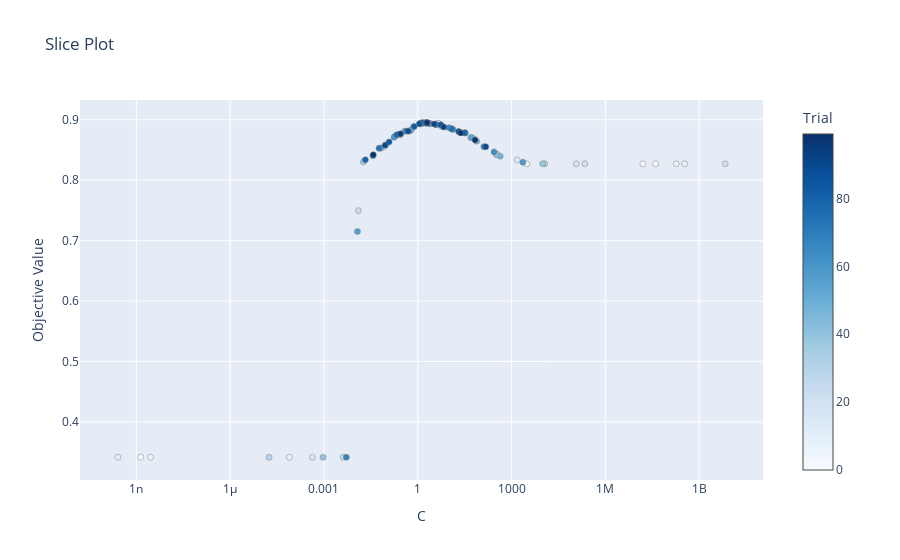

The notebook cell this image was saved under:
### Markdown cell above
## AAC

### Code cell
feat_type = "AAC"
study = joblib.load(os.path.join(config["model_save_loc"],feat_type,sel_model[feat_type],"study.sav"))
    
with open(os.path.join(config["model_save_loc"],feat_type,sel_model[feat_type],"best_params.json"),"r") as f0:
    params = json.load(f0)
 

optuna.visualization.plot_slice(study)
